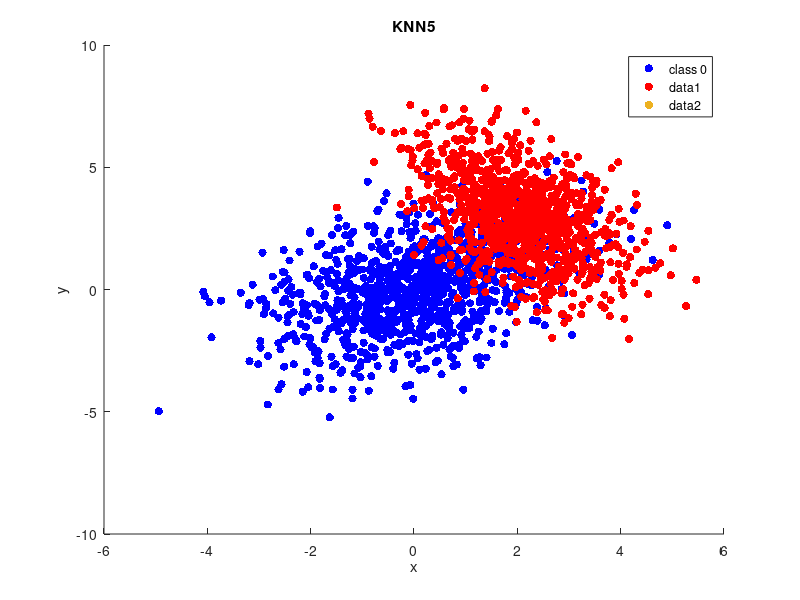

This figure's MATLAB source: (Note: this script raises an error after producing the figure.)
A = importdata('hw1.mat');

b=size(A);
b=b(1,1);
onesy=zeros(1,3);
zerosy=zeros(1,3);
sayac1=0;
sayac0=0;

for a = 1:b
    if (A(a,3)==1)
        sayac1=sayac1+1;
        onesy(sayac1,1)=A(a,1);
         onesy(sayac1,2)=A(a,2);
          onesy(sayac1,3)=A(a,3);
    end
    if (A(a,3)==0)
        sayac0=sayac0+1;
        zerosy(sayac0,1)=A(a,1);
         zerosy(sayac0,2)=A(a,2);
          zerosy(sayac0,3)=A(a,3);
    end
end
prompt = 'What is K? ';
n = input(prompt);
scatter(zerosy(1:1000,1),zerosy(1:1000,2),'b', 'filled');hold on;
title (['KNN', num2str(n)]);
legend('class 0','class 1');
xlabel('x');
ylabel('y');
scatter(onesy(1:1000,1),onesy(1:1000,2),'r', 'filled');hold on;
px = [];
py = [];
[px,py]=ginput(1);
scatter(px, py, 'g', 'filled')
renk = KNN_func(A, n, px, py);
title (['KNN', num2str(n), ' Your input belongs to class ', num2str(renk)]);

